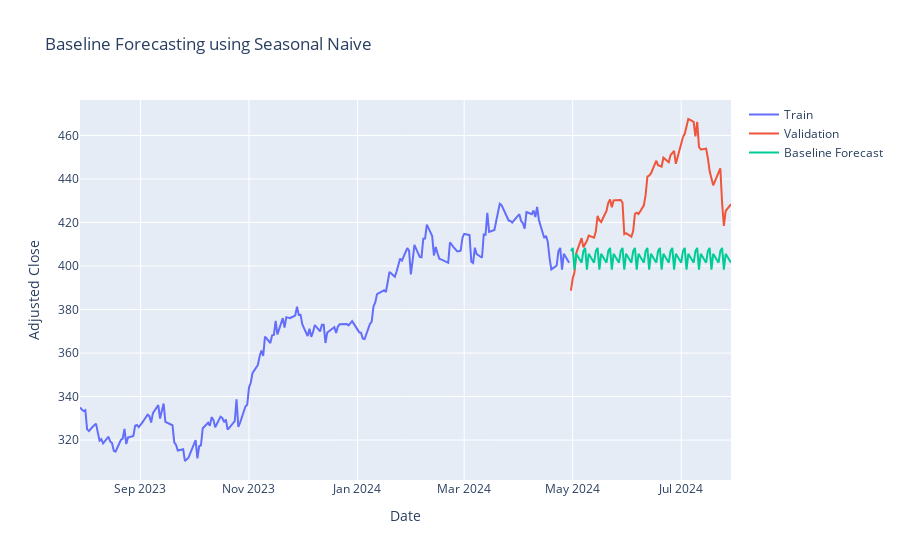

The code cell stored with this chart in its notebook:
### Code cell
plt_forecast(snaive_predictions, 'Seasonal Naive')
